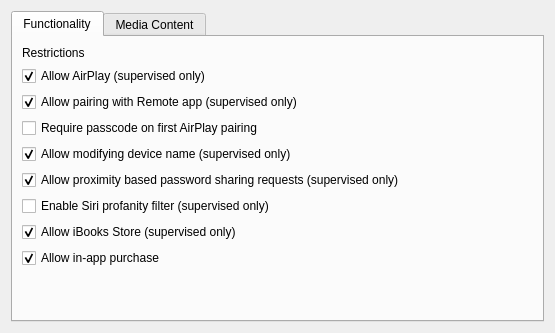
<?xml version="1.0" encoding="UTF-8"?>
<ui version="4.0">
 <class>RestrictionsTVOSForm</class>
 <widget class="QWidget" name="RestrictionsTVOSForm">
  <property name="geometry">
   <rect>
    <x>0</x>
    <y>0</y>
    <width>555</width>
    <height>333</height>
   </rect>
  </property>
  <property name="windowTitle">
   <string>Form</string>
  </property>
  <layout class="QVBoxLayout" name="verticalLayout_2">
   <item>
    <widget class="QTabWidget" name="tabWidget">
     <property name="currentIndex">
      <number>0</number>
     </property>
     <widget class="QWidget" name="functionalityTab">
      <attribute name="title">
       <string>Functionality</string>
      </attribute>
      <layout class="QVBoxLayout" name="verticalLayout">
       <item>
        <widget class="QLabel" name="labelRestrictions">
         <property name="text">
          <string>Restrictions</string>
         </property>
        </widget>
       </item>
       <item>
        <widget class="QCheckBox" name="checkBoxAllowAirPlay">
         <property name="text">
          <string>Allow AirPlay (supervised only)</string>
         </property>
         <property name="checked">
          <bool>true</bool>
         </property>
        </widget>
       </item>
       <item>
        <widget class="QCheckBox" name="checkBoxAllowControlUsingRemoteApp">
         <property name="text">
          <string>Allow pairing with Remote app (supervised only)</string>
         </property>
         <property name="checked">
          <bool>true</bool>
         </property>
        </widget>
       </item>
       <item>
        <widget class="QCheckBox" name="checkBoxRequirePasscodeOnFirstAirPlayPairing">
         <property name="text">
          <string>Require passcode on first AirPlay pairing</string>
         </property>
        </widget>
       </item>
       <item>
        <widget class="QCheckBox" name="checkBoxAllowModifyingName">
         <property name="text">
          <string>Allow modifying device name (supervised only)</string>
         </property>
         <property name="checked">
          <bool>true</bool>
         </property>
        </widget>
       </item>
       <item>
        <widget class="QCheckBox" name="checkBoxAllowPasswordProximityRequests">
         <property name="text">
          <string>Allow proximity based password sharing requests (supervised only)</string>
         </property>
         <property name="checked">
          <bool>true</bool>
         </property>
        </widget>
       </item>
       <item>
        <widget class="QCheckBox" name="checkBoxEnableSiriProfanityFilter">
         <property name="text">
          <string>Enable Siri profanity filter (supervised only)</string>
         </property>
        </widget>
       </item>
       <item>
        <widget class="QCheckBox" name="checkBoxAllowBookstore">
         <property name="text">
          <string>Allow iBooks Store (supervised only)</string>
         </property>
         <property name="checked">
          <bool>true</bool>
         </property>
        </widget>
       </item>
       <item>
        <widget class="QCheckBox" name="checkBoxAllowInAppPurchase">
         <property name="text">
          <string>Allow in-app purchase</string>
         </property>
         <property name="checked">
          <bool>true</bool>
         </property>
        </widget>
       </item>
       <item>
        <widget class="RestrictAppUsageWidget" name="widgetRestrictAppUsage" native="true"/>
       </item>
       <item>
        <spacer name="verticalSpacer">
         <property name="orientation">
          <enum>Qt::Vertical</enum>
         </property>
         <property name="sizeHint" stdset="0">
          <size>
           <width>17</width>
           <height>114</height>
          </size>
         </property>
        </spacer>
       </item>
      </layout>
      <zorder>checkBoxAllowModifyingName</zorder>
      <zorder>checkBoxAllowControlUsingRemoteApp</zorder>
      <zorder>checkBoxRequirePasscodeOnFirstAirPlayPairing</zorder>
      <zorder>labelRestrictions</zorder>
      <zorder>widgetRestrictAppUsage</zorder>
      <zorder>checkBoxAllowAirPlay</zorder>
      <zorder>checkBoxEnableSiriProfanityFilter</zorder>
      <zorder>checkBoxAllowBookstore</zorder>
      <zorder>checkBoxAllowInAppPurchase</zorder>
      <zorder>checkBoxAllowPasswordProximityRequests</zorder>
     </widget>
     <widget class="QWidget" name="mediaContentTab">
      <attribute name="title">
       <string>Media Content</string>
      </attribute>
      <layout class="QVBoxLayout" name="verticalLayout_3">
       <item>
        <widget class="RestrictionsMediaContentWidget" name="mediaContentWidget" native="true"/>
       </item>
       <item>
        <spacer name="verticalSpacer_2">
         <property name="orientation">
          <enum>Qt::Vertical</enum>
         </property>
         <property name="sizeHint" stdset="0">
          <size>
           <width>20</width>
           <height>248</height>
          </size>
         </property>
        </spacer>
       </item>
      </layout>
     </widget>
    </widget>
   </item>
  </layout>
 </widget>
 <customwidgets>
  <customwidget>
   <class>RestrictAppUsageWidget</class>
   <extends>QWidget</extends>
   <header>FWAdminLib/Configurator/RestrictAppUsageWidget.h</header>
   <container>1</container>
  </customwidget>
  <customwidget>
   <class>RestrictionsMediaContentWidget</class>
   <extends>QWidget</extends>
   <header>FWAdminLib/Configurator/RestrictionsMediaContentWidget.h</header>
   <container>1</container>
  </customwidget>
 </customwidgets>
 <resources/>
 <connections/>
</ui>
